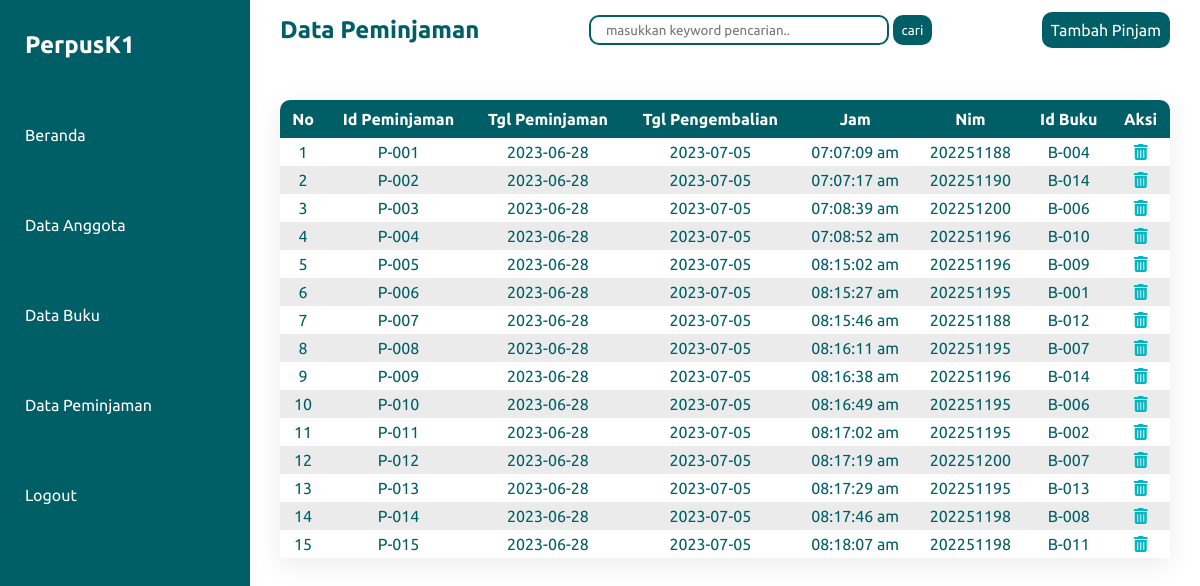
The app's page /kelola_pinjam/data_pinjam.php (signed in) with its own data.
### tables this page shows
CREATE TABLE `tb_peminjaman` (
  `id_peminjaman` varchar(5) NOT NULL,
  `tgl_peminjaman` date NOT NULL,
  `tgl_pengembalian` date NOT NULL,
  `jam` varchar(20) NOT NULL,
  `nim` int(9) NOT NULL,
  `id_buku` varchar(10) NOT NULL
);

### kelola_pinjam/data_pinjam.php (the view, shortened to what this page needs)
<?php
require "functions.php";
$query =  "SELECT * FROM tb_peminjaman";
$datas = mysqli_query($koneksi, $query);
?>
<!DOCTYPE html>
<html lang="en">
<head>
    <link rel="stylesheet" href="../style.css">
    <link rel="stylesheet" href="https://cdnjs.cloudflare.com/ajax/libs/font-awesome/6.4.0/css/all.min.css" />
</head>
<body>
    <div class="container">
        <div class="navigation">
            <div class="logo-admin">
                <h2>PerpusK1</h2>
            </div>
            <ul>
                <li><a href="../index.php">Beranda</a></li>
                <li><a href="../kelola_anggota/data_anggota.php">Data Anggota</a></li>
                <li><a href="../kelola_buku/data_buku.php">Data Buku</a></li>
                <li><a href="data_pinjam.php">Data Peminjaman</a></li>
                <li><a onclick="return confirm('Apakah anda yakin ingin keluar?')" href="../logout.php">Logout</a></li>
            </ul>
        </div>
        <div class="main">
            <div class="top-bar">
                <div class="nama-menu">
                    <h2>Data Peminjaman</h2>
                </div>
                <div class="search">
                    <form action="" method="post">
                        <input type="text" name="keyword" autofocus placeholder="masukkan keyword pencarian.." autocomplete="off">
                        <button type="submit" name="cari">cari</button>
                    </form>
                </div>
                <div class="btn-tambah">
                    <a href="tambah_pinjam.php">Tambah Pinjam</a>
                </div>
            </div>
            <div class="details">
                <?php if (!isset($error)) : ?>
                    <table>
                        <tr>
                            <th>No</th>
                            <th>Id Peminjaman</th>
                            <th>Tgl Peminjaman</th>
                            <th>Tgl Pengembalian</th>
                            <th>Jam</th>
                            <th>Nim</th>
                            <th>Id Buku</th>
                            <th>Aksi</th>
                        </tr>
                        <?php
                        $i = 1;
                        while ($data = mysqli_fetch_array($datas)) :
                        ?>
                            <?php if ($i % 2 == 0) : ?>
                                <tr style="text-align: center;" class="baris-genap">
                                <?php else : ?>
                                <tr style="text-align: center;" class="baris-ganjil">
                                <?php endif; ?>
                                <td><?= $i++; ?></td>
                                <td><?= $data["id_peminjaman"] ?></td>
                                <td><?= $data["tgl_peminjaman"] ?></td>
                                <td><?= $data["tgl_pengembalian"] ?></td>
                                <td><?= $data["jam"] ?></td>
                                <td><?= $data["nim"] ?></td>
                                <td><?= $data["id_buku"] ?></td>
                                <td>
                                    <a href="hapus_pinjam.php?id=<?= $data['id_peminjaman'] ?>" onclick="return confirm('yakin hapus data?')"><i class="fa-solid fa-trash-can"></i></a>
                                </td>
                                </tr>
                            <?php
                        endwhile;
                            ?>
                    </table>
                <?php else : ?>
                    <div class="notify-kosong">
                        <p>Data tidak ditemukan!</p>
                    </div>
                <?php endif; ?>
            </div>
        </div>
    </div>
</body>
</html>

### style.css (style rules this page uses)
* { font-family: 'Ubuntu', sans-serif; margin: 0; padding: 0; box-sizing: border-box; }
:root { --hijau: #005f66; --hijau-muda: rgb(0, 183, 196); --hijau-muda-muda: rgb(233, 254, 255); --white: #ffffff; --hijau-tua: #00363a; --gray: #ebebeb; }
body { min-height: 100vh; overflow-x: hidden; }
.container { position: relative; width: 100%; }
.navigation { position: fixed; width: 250px; height: 100%; background: var(--hijau); border-left: 10px solid var(--hijau); transition: 0.5s; overflow: hidden; }
.navigation ul { position: absolute; left: 0; width: 100%; }
.navigation ul li { position: relative; width: 100%; list-style: none; }
.navigation ul li a,h2 { position: relative; display: block; width: 100%; display: flex; text-decoration: none; color: var(--white); height: 90px; line-height: 90px; text-align: center; padding-left: 15px; }
.main { position: relative; width: calc(100% - 250px); left: 250px; min-height: 100vh; background: var(--white); }
.top-bar { color: var(--hijau); width: 100%; height: 60px; display: flex; justify-content: space-between; align-items: center; padding: 0px 30px; }
.top-bar .nama-menu h2 { padding: 0; color: var(--hijau); }
.top-bar .btn-tambah a { background-color: var(--hijau); color: var(--white); padding: 9px; text-decoration: none; border-radius: 10px; }
.top-bar input { font-weight: 400; color: var(--hijau); outline: none; width: 300px; height: 30px; border-radius: 10px; border: solid 2px var(--hijau); padding-left: 15px; }
.top-bar button { text-align: center; color: var(--white); display: inline-block; padding: 0px 7px; height: 30px; border-radius: 10px 10px 10px 10px; background-color: var(--hijau); border: solid 2px var(--hijau); cursor: pointer; }
.details { width: 100%; display: flex; position: relative; background-color: var(--white); padding-top: 40px; }
.details table { width: 100%; margin: 0px 30px; border-collapse: collapse; box-shadow: 0 7px 25px rgba(0, 0, 0, 0.08); }
.details table th { color: var(--white); padding: 10px 10px; background-color: var(--hijau); }
.details table tr:first-child th:first-child { border-top-left-radius: 10px; }
.details table tr:first-child th:last-child { border-top-right-radius: 10px; }
.details table tr:last-child td:first-child { border-bottom-left-radius: 10px; }
.details table tr:last-child td:last-child { border-bottom-right-radius: 10px; }
.details table tr td:last-child { text-align: center; }
.details table tr td:first-child { text-align: center; }
.details table .baris-ganjil { background-color: var(--white); }
.details table .baris-genap { background-color: var(--gray); }
.details table td { color: var(--hijau); padding: 5px 10px; }
.details i { color: var(--hijau-muda); }

### records on screen
tb_peminjaman: id_peminjaman "P-001", tgl_peminjaman "2023-06-28", tgl_pengembalian "2023-07-05", jam "07:07:09 am", nim "202251188", id_buku "B-004"
tb_peminjaman: id_peminjaman "P-002", tgl_peminjaman "2023-06-28", tgl_pengembalian "2023-07-05", jam "07:07:17 am", nim "202251190", id_buku "B-014"
tb_peminjaman: id_peminjaman "P-003", tgl_peminjaman "2023-06-28", tgl_pengembalian "2023-07-05", jam "07:08:39 am", nim "202251200", id_buku "B-006"
tb_peminjaman: id_peminjaman "P-004", tgl_peminjaman "2023-06-28", tgl_pengembalian "2023-07-05", jam "07:08:52 am", nim "202251196", id_buku "B-010"
tb_peminjaman: id_peminjaman "P-005", tgl_peminjaman "2023-06-28", tgl_pengembalian "2023-07-05", jam "08:15:02 am", nim "202251196", id_buku "B-009"
tb_peminjaman: id_peminjaman "P-006", tgl_peminjaman "2023-06-28", tgl_pengembalian "2023-07-05", jam "08:15:27 am", nim "202251195", id_buku "B-001"
tb_peminjaman: id_peminjaman "P-007", tgl_peminjaman "2023-06-28", tgl_pengembalian "2023-07-05", jam "08:15:46 am", nim "202251188", id_buku "B-012"
tb_peminjaman: id_peminjaman "P-008", tgl_peminjaman "2023-06-28", tgl_pengembalian "2023-07-05", jam "08:16:11 am", nim "202251195", id_buku "B-007"
tb_peminjaman: id_peminjaman "P-009", tgl_peminjaman "2023-06-28", tgl_pengembalian "2023-07-05", jam "08:16:38 am", nim "202251196", id_buku "B-014"
tb_peminjaman: id_peminjaman "P-010", tgl_peminjaman "2023-06-28", tgl_pengembalian "2023-07-05", jam "08:16:49 am", nim "202251195", id_buku "B-006"
tb_peminjaman: id_peminjaman "P-011", tgl_peminjaman "2023-06-28", tgl_pengembalian "2023-07-05", jam "08:17:02 am", nim "202251195", id_buku "B-002"
tb_peminjaman: id_peminjaman "P-012", tgl_peminjaman "2023-06-28", tgl_pengembalian "2023-07-05", jam "08:17:19 am", nim "202251200", id_buku "B-007"
tb_peminjaman: id_peminjaman "P-013", tgl_peminjaman "2023-06-28", tgl_pengembalian "2023-07-05", jam "08:17:29 am", nim "202251195", id_buku "B-013"
tb_peminjaman: id_peminjaman "P-014", tgl_peminjaman "2023-06-28", tgl_pengembalian "2023-07-05", jam "08:17:46 am", nim "202251198", id_buku "B-008"
tb_peminjaman: id_peminjaman "P-015", tgl_peminjaman "2023-06-28", tgl_pengembalian "2023-07-05", jam "08:18:07 am", nim "202251198", id_buku "B-011"
